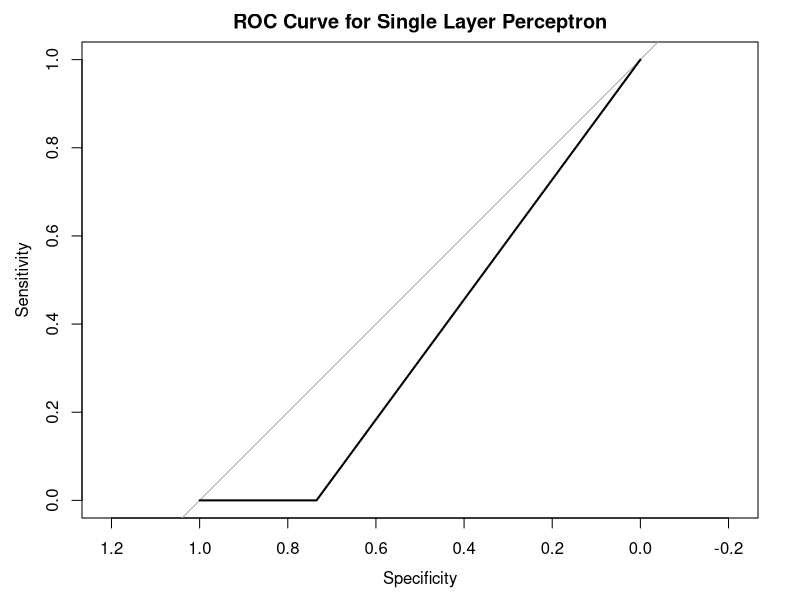

The R script that drew this image:
#An Introduction To Deep Learning 
#Chapter 4 Code Examples 

#Clear the workspace 
rm(list = ls())

#Loading the required packages
#install.packages(c('nnet', 'pROC'))
require(nnet)      
require(pROC)

#Summary Statistics Function 
#We will use this later to evaluate our model performance 
summaryStatistics <- function(array){
  Mean <- mean(array)
  Std <- sd(array)
  Min <- min(array)
  Max <- max(array)
  Range <- Max - Min 
  output <- data.frame("Mean" = Mean, "Std Dev" = Std, "Min" =  Min,"Max" = Max, "Range" = Range)
  return(output)
}

#Load Data 
#Modifying Data From Iris Data Set 
#Upload the necessary data
data  <- read.csv("./SpeedDating.csv", header = TRUE, stringsAsFactors = TRUE)

#Data Preprocessing
#Creating Repsponse Variable
second_date  <- ifelse(data[,1] + data[,2] == 2, 1, 0)
data  <- cbind(second_date,data)

#Transforming Charcter Vectors into Numerical vectors for feature selection
data$RaceM <- as.factor(data$RaceM)
data$RaceF <- as.factor(data$RaceF)
data$RaceM <- as.numeric(data$RaceM)
data$RaceF <- as.numeric(data$RaceF)
#Removing NA Values 
data <- data[complete.cases(data), ]
# complete.cases這個函數返回matrix裡面所有row是否有完整沒有NA值的logical vector

#Performing Variable Selection 主成分分析: 減少數據集的維數，保留對變異數貢獻最大的特徵

pca_data <- prcomp(data, scale = TRUE)
stdev_data <- summary(pca_data)$importance[2,]
data <- data[, which(stdev_data >= .04)]


singleLayerPerceptron <- function(max_iter = 3000, tol = .001){
  
  #Initializing weights and other parameters 
  x_train <- data[, 2:ncol(data)]
  y_train <- data[,1]    #Decision M&F 都為1->(1)，或其中一個不為1->(0)。
  weights <- matrix(rnorm(ncol(x_train)))
  cost <- 0
  iter <- 1
  converged <- FALSE
  AUC <- c()
  
    while(converged == FALSE){
      
      #Cross Validating Data   #每個特徵的資料大小為200
      rows <- sample(1:200, 200, replace = FALSE)
      x_train <- as.matrix(x_train[rows, 1:ncol(x_train)])   #1:ncol(x_train) all column included
      y_train <- y_train[rows]
      
      #Single Layer Perceptron 
      #Perceptron這個演算法只有在資料是線性可分的形況下才能正確分類
      #（演算法才會停止）
      #Our Log Odds Threshold hear is the Average Log Odds
      weighted_sum <- 1/(1 + exp(-(x_train%*%weights)))
      y_h <- ifelse(weighted_sum <= mean(weighted_sum), 1, 0)
      error <- 1 - roc(as.factor(y_h), y_train)$auc
      AUC <- append(AUC, roc(as.factor(y_h), y_train)$auc)
      
      #Weight Updates using Gradient Descent 
      #Error Statistic := 1 - AUC 
      if (abs(cost - error) > tol || iter < max_iter){
        
        cost <- error 
        iter <-  iter + 1
    
        gradient <- matrix(ncol = ncol(weights), nrow = nrow(weights))
        for(i in 1:nrow(gradient)){
          gradient[i,1] <- (1/length(y_h))*(0.01*error)*(weights[i,1])
        }
    
        #Updating weights based on gradient with respect to each weight
        for (i in 1:nrow(weights)){
          weights[i,1] <- weights[i,1] - gradient[i,1]
        }
  
      } else {
        
        converged <- TRUE
  
      }
      
    }
  
  #Performance Statistics
  cat("The AUC of the Trained Model is ", roc(as.factor(y_h), y_train)$auc)
  cat("\nTotal number of iterations: ", iter)
  curve <- roc(as.factor(y_h), y_train)
  plot(curve, main = "ROC Curve for Single Layer Perceptron")
  cat("\nSummary Statistics of AUC over", iter, "iterations\n")
  summaryStatistics(AUC)
  
}

singleLayerPerceptron()
